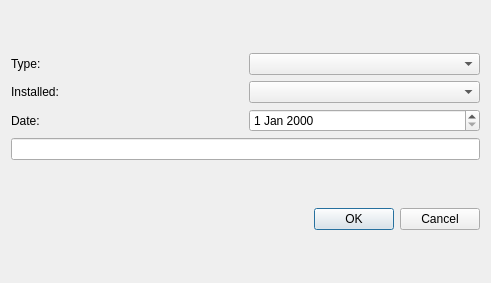
<ui version="4.0" >
 <class>Dialog</class>
 <widget class="QDialog" name="Dialog" >
  <property name="geometry" >
   <rect>
    <x>0</x>
    <y>0</y>
    <width>491</width>
    <height>283</height>
   </rect>
  </property>
  <property name="windowTitle" >
   <string>Dialog</string>
  </property>
  <layout class="QVBoxLayout" name="verticalLayout_3" >
   <item>
    <layout class="QVBoxLayout" name="verticalLayout_2" >
     <item>
      <layout class="QVBoxLayout" name="verticalLayout" >
       <item>
        <layout class="QHBoxLayout" name="horizontalLayout" >
         <item>
          <widget class="QLabel" name="label" >
           <property name="text" >
            <string>Type:</string>
           </property>
          </widget>
         </item>
         <item>
          <widget class="QComboBox" name="comboBox" />
         </item>
        </layout>
       </item>
       <item>
        <layout class="QHBoxLayout" name="horizontalLayout_3" >
         <item>
          <widget class="QLabel" name="label_3" >
           <property name="text" >
            <string>Installed:</string>
           </property>
          </widget>
         </item>
         <item>
          <widget class="QComboBox" name="comboBox_2" />
         </item>
        </layout>
       </item>
       <item>
        <layout class="QHBoxLayout" name="horizontalLayout_2" >
         <item>
          <widget class="QLabel" name="label_2" >
           <property name="text" >
            <string>Date:</string>
           </property>
          </widget>
         </item>
         <item>
          <widget class="QDateEdit" name="dateEdit" />
         </item>
        </layout>
       </item>
      </layout>
     </item>
     <item>
      <widget class="QLineEdit" name="lineEdit" />
     </item>
    </layout>
   </item>
   <item>
    <widget class="QDialogButtonBox" name="buttonBox" >
     <property name="orientation" >
      <enum>Qt::Horizontal</enum>
     </property>
     <property name="standardButtons" >
      <set>QDialogButtonBox::Cancel|QDialogButtonBox::Ok</set>
     </property>
    </widget>
   </item>
  </layout>
 </widget>
 <resources/>
 <connections>
  <connection>
   <sender>buttonBox</sender>
   <signal>accepted()</signal>
   <receiver>Dialog</receiver>
   <slot>accept()</slot>
   <hints>
    <hint type="sourcelabel" >
     <x>248</x>
     <y>254</y>
    </hint>
    <hint type="destinationlabel" >
     <x>157</x>
     <y>274</y>
    </hint>
   </hints>
  </connection>
  <connection>
   <sender>buttonBox</sender>
   <signal>rejected()</signal>
   <receiver>Dialog</receiver>
   <slot>reject()</slot>
   <hints>
    <hint type="sourcelabel" >
     <x>316</x>
     <y>260</y>
    </hint>
    <hint type="destinationlabel" >
     <x>286</x>
     <y>274</y>
    </hint>
   </hints>
  </connection>
 </connections>
</ui>
